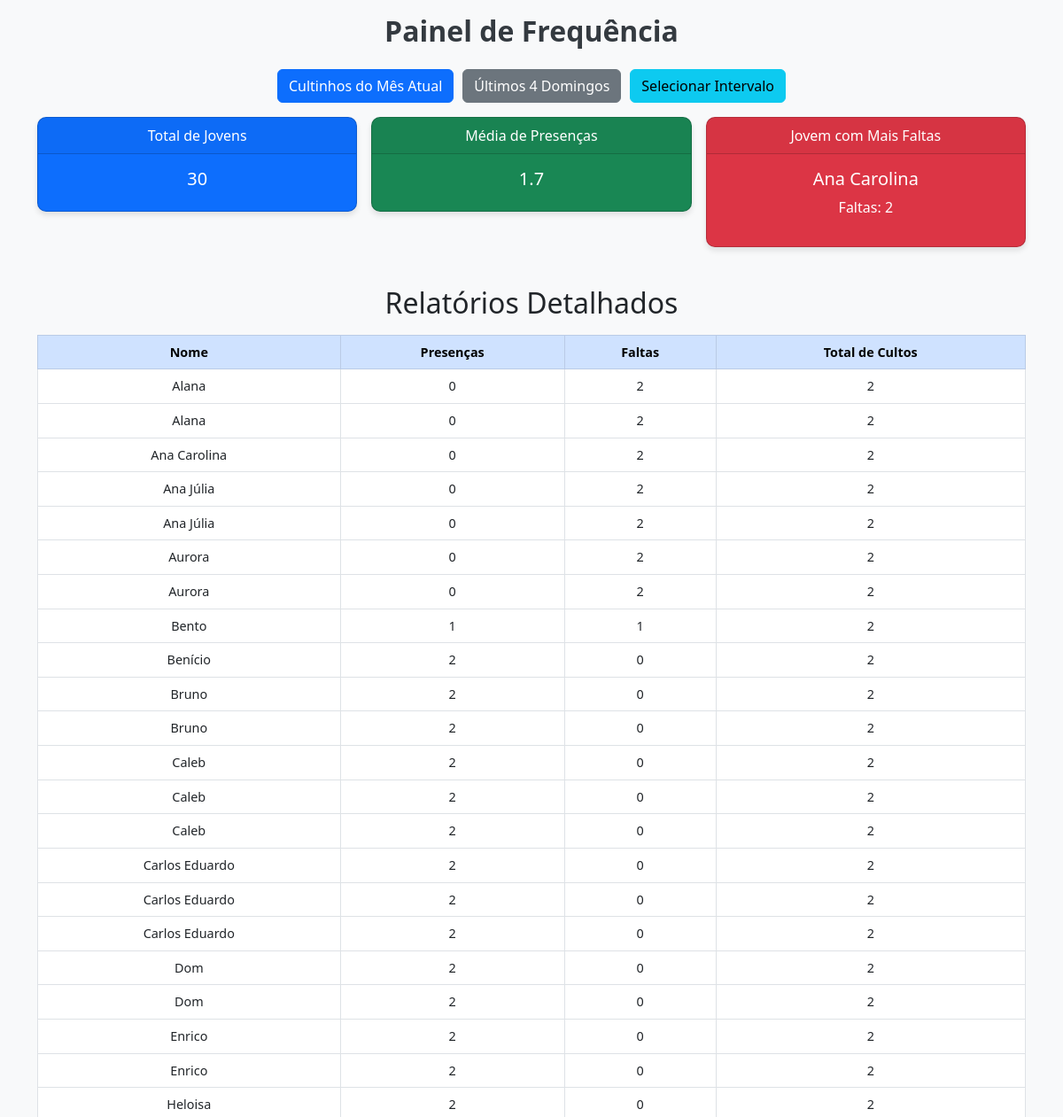
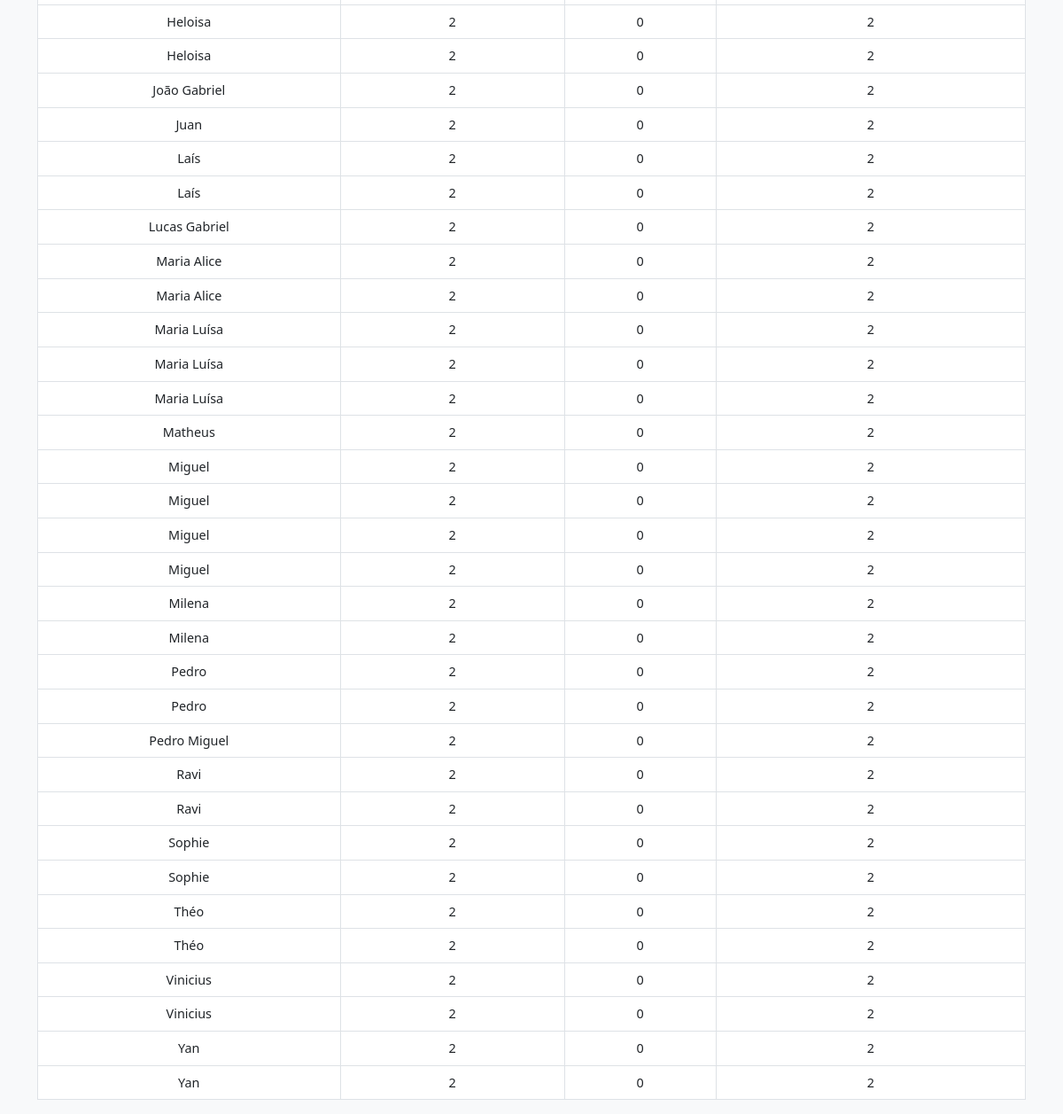
/dashboard, run on the app's committed database (2 pictures, top to bottom).
### tables this page shows
CREATE TABLE "jovens" (
	"id"	INTEGER,
	"nome"	TEXT NOT NULL,
	"data_nascimento"	DATE NOT NULL,
	"whatsapp"	TEXT NOT NULL,
	"endereco"	TEXT,
	"pais"	TEXT,
	"grupo_recitativo"	TEXT NOT NULL,
	"batizado"	TEXT NOT NULL,
	"data_batismo"	DATE,
	"observacoes"	TEXT,
	PRIMARY KEY("id" AUTOINCREMENT)
);

### app.py (the view)
@app.route('/dashboard', methods=['GET'])
def dashboard():
    conn = db_connection()
    cursor = conn.cursor()
    filtro = request.args.get('filtro', 'mes_atual')  # Padrão: Mês Atual
    params = []
    filtro_data = ""  # Inicializa a variável para o filtro
    if filtro == 'mes_atual':
        hoje = datetime.now()
        primeiro_dia = hoje.replace(day=1).strftime('%Y-%m-%d')
        ultimo_dia = (hoje.replace(month=hoje.month % 12 + 1, day=1) - timedelta(days=1)).strftime('%Y-%m-%d')
        filtro_data = "f.data BETWEEN ? AND ?"
        params.extend([primeiro_dia, ultimo_dia])
    elif filtro == 'ultimos_4':
        hoje = datetime.now()
        ultimos_4_domingos = [(hoje - timedelta(days=(hoje.weekday() + 1) % 7) - timedelta(weeks=i)).strftime('%Y-%m-%d') for i in range(4)]
        placeholders = ', '.join('?' for _ in ultimos_4_domingos)
        filtro_data = f"f.data IN ({placeholders})"
        params.extend(ultimos_4_domingos)
    elif filtro == 'intervalo':
        inicio = request.args.get('inicio')
        fim = request.args.get('fim')
        if inicio and fim:
            filtro_data = "f.data BETWEEN ? AND ?"
            params.extend([inicio, fim])
    total_jovens = cursor.execute("SELECT COUNT(*) FROM jovens").fetchone()[0]
    media_presencas_query = f"""
        SELECT AVG(presencas) FROM (
            SELECT COUNT(CASE WHEN f.status = 'presente' THEN 1 END) AS presencas
            FROM frequencia f
            LEFT JOIN jovens j ON f.jovem_id = j.id
            {'WHERE ' + filtro_data if filtro_data else ''}
            GROUP BY f.jovem_id
        )
    """
    media_presencas = cursor.execute(media_presencas_query, params).fetchone()[0] or 0
    mais_faltas_query = f"""
        SELECT j.nome, COUNT(f.status) AS faltas
        FROM jovens j
        LEFT JOIN frequencia f ON j.id = f.jovem_id
        WHERE f.status = 'ausente'
        {'AND ' + filtro_data if filtro_data else ''}
        GROUP BY j.id
        ORDER BY faltas DESC
        LIMIT 1
    """
    mais_faltas = cursor.execute(mais_faltas_query, params).fetchone()
    relatorios_query = f"""
        SELECT
            j.nome AS jovem_nome,
            COUNT(CASE WHEN f.status = 'presente' THEN 1 END) AS presencas,
            COUNT(CASE WHEN f.status = 'ausente' THEN 1 END) AS faltas,
            COUNT(f.data) AS total_cultos,
            COALESCE(a.nome, 'Sem responsável definido') AS auxiliar_responsavel,
            GROUP_CONCAT(f.data || ':' || f.status, '|') AS historico
        FROM jovens j
        LEFT JOIN frequencia f ON j.id = f.jovem_id
        LEFT JOIN auxiliares a ON j.grupo_recitativo = a.grupo_responsavel
        {'WHERE ' + filtro_data if filtro_data else ''}
        GROUP BY j.id, j.nome, a.nome
        ORDER BY j.nome
    """
    cursor.execute(relatorios_query, params)
    relatorios = [
        {
            "jovem_nome": row[0],
            "presencas": row[1],
            "faltas": row[2],
            "total_cultos": row[3],
            "auxiliar_responsavel": row[4],
            "historico": [
                detalhe.split(":") for detalhe in row[5].split("|")
            ] if row[5] else []
        }
        for row in cursor.fetchall()
    ]
    conn.close()
    return render_template(
        'dashboard.html',
        total_jovens=total_jovens,
        media_presencas=media_presencas,
        mais_faltas=mais_faltas,
        relatorios=relatorios
    )

### app.py (called while the page is built)
@app.before_request
def set_default_tema():
    if 'tema' not in session:
        session['tema'] = 'superhero'  # Tema padrão

@app.context_processor
def inject_now():
    return {'now': datetime.utcnow()}

def db_connection():
    conn = sqlite3.connect('igreja.db')
    conn.execute("PRAGMA busy_timeout = 5000")  # Espera 5 segundos para evitar bloqueio
    conn.row_factory = sqlite3.Row
    return conn

### templates/dashboard.html (shortened to what this page needs)
<!DOCTYPE html>
<html lang="pt-br">
<head>
    <link href="https://cdn.jsdelivr.net/npm/bootstrap@5.3.0-alpha3/dist/css/bootstrap.min.css" rel="stylesheet">
</head>
<body>
    <div class="container mt-3">
        <h1 class="text-center dashboard-title mb-4">Painel de Frequência</h1>
        <div class="d-flex filter-buttons mb-3">
            <button onclick="filtrar('mes_atual')" class="btn btn-primary">Cultinhos do Mês Atual</button>
            <button onclick="filtrar('ultimos_4')" class="btn btn-secondary">Últimos 4 Domingos</button>
            <button onclick="mostrarIntervalo()" class="btn btn-info">Selecionar Intervalo</button>
        </div>
        <div class="row g-3">
            <div class="col-12 col-md-4">
                <div class="card text-white bg-primary dashboard-card text-center">
                    <div class="card-header">Total de Jovens</div>
                    <div class="card-body">
                        <h5 class="card-title">{{ total_jovens }}</h5>
                    </div>
                </div>
            </div>
            <div class="col-12 col-md-4">
                <div class="card text-white bg-success dashboard-card text-center">
                    <div class="card-header">Média de Presenças</div>
                    <div class="card-body">
                        <h5 class="card-title">{{ media_presencas | round(2) }}</h5>
                    </div>
                </div>
            </div>
            <div class="col-12 col-md-4">
                <div class="card text-white bg-danger dashboard-card text-center">
                    <div class="card-header">Jovem com Mais Faltas</div>
                    <div class="card-body">
                        {% if mais_faltas %}
                        <h5 class="card-title">{{ mais_faltas[0] }}</h5>
                        <p>Faltas: {{ mais_faltas[1] }}</p>
                        {% else %}
                        <p>Nenhum registro disponível</p>
                        {% endif %}
                    </div>
                </div>
            </div>
        </div>
        <div class="table-container mt-4">
            <h2 class="text-center mb-3">Relatórios Detalhados</h2>
            <table class="table table-bordered table-hover align-middle">
                <thead class="table-primary text-center">
                    <tr>
                        <th>Nome</th>
                        <th>Presenças</th>
                        <th>Faltas</th>
                        <th>Total de Cultos</th>
                    </tr>
                </thead>
                <tbody class="text-center">
                    {% for relatorio in relatorios %}
                    <tr class="collapsible-row" data-bs-toggle="collapse" data-bs-target="#detalhes-{{ loop.index }}" aria-expanded="false" aria-controls="detalhes-{{ loop.index }}">
                        <td>{{ relatorio.jovem_nome }}</td>
                        <td>{{ relatorio.presencas }}</td>
                        <td>{{ relatorio.faltas }}</td>
                        <td>{{ relatorio.total_cultos }}</td>
                    </tr>
                    {% endfor %}
                </tbody>
            </table>
        </div>
    </div>
</body>
</html>

### templates/dashboard.html (style rules this page uses)
body { background-color: #f8f9fa; }
.dashboard-title { font-size: 2rem; font-weight: bold; color: #343a40; }
.dashboard-card { border-radius: 10px; box-shadow: 0 4px 6px rgba(0, 0, 0, 0.1); margin-bottom: 20px; }
.table-container { overflow-x: auto; }
.filter-buttons { gap: 10px; justify-content: center; flex-wrap: wrap; }
.table { font-size: 0.9rem; }
.collapsible-row { cursor: pointer; }

### data on the page
jovens: nome "Ana Carolina", jovem_nome "Ana Carolina", presencas "0", faltas "2", total_cultos "2"
jovens: jovem_nome "Alana", presencas "0", faltas "2", total_cultos "2"
jovens: jovem_nome "Ana Júlia", presencas "0", faltas "2", total_cultos "2"
jovens: jovem_nome "Aurora", presencas "0", faltas "2", total_cultos "2"
jovens: jovem_nome "Bento", presencas "1", faltas "1", total_cultos "2"
jovens: jovem_nome "Benício", presencas "2", faltas "0", total_cultos "2"
jovens: jovem_nome "Bruno", presencas "2", faltas "0", total_cultos "2"
jovens: jovem_nome "Caleb", presencas "2", faltas "0", total_cultos "2"
jovens: jovem_nome "Carlos Eduardo", presencas "2", faltas "0", total_cultos "2"
jovens: jovem_nome "Carlos Eduardo", presencas "2", faltas "0", total_cultos "2"
jovens: jovem_nome "Dom", presencas "2", faltas "0", total_cultos "2"
jovens: jovem_nome "Enrico", presencas "2", faltas "0", total_cultos "2"
jovens: jovem_nome "Heloisa", presencas "2", faltas "0", total_cultos "2"
jovens: jovem_nome "João Gabriel", presencas "2", faltas "0", total_cultos "2"
jovens: jovem_nome "Juan", presencas "2", faltas "0", total_cultos "2"
jovens: jovem_nome "Laís", presencas "2", faltas "0", total_cultos "2"
jovens: jovem_nome "Lucas Gabriel", presencas "2", faltas "0", total_cultos "2"
jovens: jovem_nome "Maria Alice", presencas "2", faltas "0", total_cultos "2"
jovens: jovem_nome "Maria Luísa", presencas "2", faltas "0", total_cultos "2"
jovens: jovem_nome "Matheus", presencas "2", faltas "0", total_cultos "2"
jovens: jovem_nome "Miguel", presencas "2", faltas "0", total_cultos "2"
jovens: jovem_nome "Miguel", presencas "2", faltas "0", total_cultos "2"
jovens: jovem_nome "Milena", presencas "2", faltas "0", total_cultos "2"
jovens: jovem_nome "Pedro", presencas "2", faltas "0", total_cultos "2"
jovens: jovem_nome "Pedro Miguel", presencas "2", faltas "0", total_cultos "2"
jovens: jovem_nome "Ravi", presencas "2", faltas "0", total_cultos "2"
jovens: jovem_nome "Sophie", presencas "2", faltas "0", total_cultos "2"
jovens: jovem_nome "Théo", presencas "2", faltas "0", total_cultos "2"
jovens: jovem_nome "Vinicius", presencas "2", faltas "0", total_cultos "2"
jovens: jovem_nome "Yan", presencas "2", faltas "0", total_cultos "2"

### other printed values
{{ total_jovens }} "30"
{{ media_presencas | round(2) }} "1.7"
{{ mais_faltas[1] }} "2"
